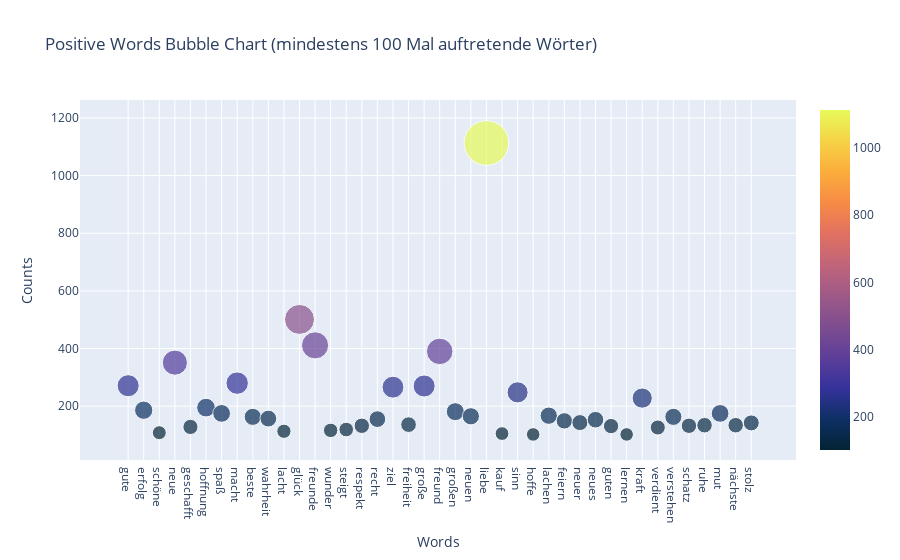

Source (notebook cell):
### Markdown cell above
Die Analyse legt nahe, dass die meisten Themen im kompletten Datensset in Hinblick auf die Genres doch einigermaßen gleich sind. Während Liebe, Freundschaft und Glück als positive Wörter häufig erscheien, so sind die Themen Ende, Angst und HAss doch fürnegative Konotationen sehr gebräuchlich.

### Code cell
word_counts = {}
# 
for word in positive_word_list:
    # wenn Wort in Liste enthalten
    if word in word_counts:
        word_counts[word] += 1
    # wenn Wort zum ersten mal auftritt
    else:
        word_counts[word] = 1

# nur wörter die minimum 100 mal auftreten
filtered_word_counts = {word: count for word, count in word_counts.items() if count >= 100}

# key ist das Wort und Value Anzahl
words = list(filtered_word_counts.keys())
counts = list(filtered_word_counts.values())

fig = go.Figure(data=go.Scatter(
    x=words,
    y=counts,
    mode='markers',
    marker=dict(
        size=counts,
        sizemode='area',
        sizeref=max(counts) / 1000,
        color=counts,
        colorscale='thermal',
        showscale=True
    ),
))

fig.update_layout(
    title='Positive Words Bubble Chart (mindestens 100 Mal auftretende Wörter)',
    xaxis=dict(title='Words'),
    yaxis=dict(title='Counts'),
    showlegend=False
)

fig.show()
fig.write_html("../images/positive_bubble_chart.html")

### Figure 1 — Plotly figure (JSON) as saved in the notebook; plotly's stock layout.template omitted (floating-point values rounded to 4 significant figures)
{"data": [{"marker": {"color": [271, 186, 108, 351, 128, 195, 175, 280, 163, 157, 113, 501, 411, 116, 119, 132, 155, 266, 136, 270, 390, 181, 165, 1113, 105, 248, 102, 167, 149, 143, 153, 131, 102, 228, 126, 163, 132, 134, 175, 134, 142], "colorscale": [[0, "rgb(3, 35, 51)"], [0.09091, "rgb(13, 48, 100)"], [0.1818, "rgb(53, 50, 155)"], [0.2727, "rgb(93, 62, 153)"], [0.3636, "rgb(126, 77, 143)"], [0.4545, "rgb(158, 89, 135)"], [0.5455, "rgb(193, 100, 121)"], [0.6364, "rgb(225, 113, 97)"], [0.7273, "rgb(246, 139, 69)"], [0.8182, "rgb(251, 173, 60)"], [0.9091, "rgb(246, 211, 70)"], [1, "rgb(231, 250, 90)"]], "showscale": true, "size": [271, 186, 108, 351, 128, 195, 175, 280, 163, 157, 113, 501, 411, 116, 119, 132, 155, 266, 136, 270, 390, 181, 165, 1113, 105, 248, 102, 167, 149, 143, 153, 131, 102, 228, 126, 163, 132, 134, 175, 134, 142], "sizemode": "area", "sizeref": 1.113}, "mode": "markers", "type": "scatter", "x": ["gute", "erfolg", "schöne", "neue", "geschafft", "hoffnung", "spaß", "macht", "beste", "wahrheit", "lacht", "glück", "freunde", "wunder", "steigt", "respekt", "recht", "ziel", "freiheit", "große", "freund", "großen", "neuen", "liebe", "kauf", "sinn", "hoffe", "lachen", "feiern", "neuer", "neues", "guten", "lernen", "kraft", "verdient", "verstehen", "schatz", "ruhe", "mut", "nächste", "stolz"], "y": [271, 186, 108, 351, 128, 195, 175, 280, 163, 157, 113, 501, 411, 116, 119, 132, 155, 266, 136, 270, 390, 181, 165, 1113, 105, 248, 102, 167, 149, 143, 153, 131, 102, 228, 126, 163, 132, 134, 175, 134, 142]}], "layout": {"showlegend": false, "title": {"text": "Positive Words Bubble Chart (mindestens 100 Mal auftretende Wörter)"}, "xaxis": {"title": {"text": "Words"}}, "yaxis": {"title": {"text": "Counts"}}}}
